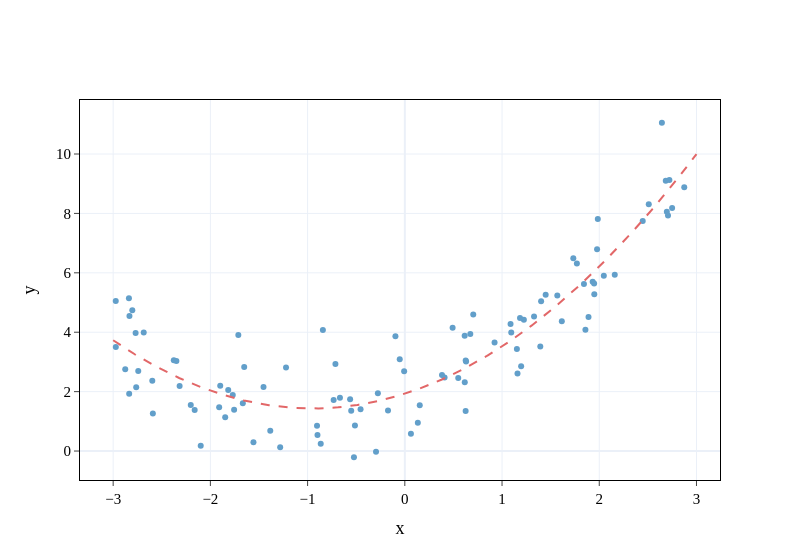

Write notebook code for a chart like this one.
### Code cell
# Plotting stuff
x_space = np.linspace(-3,3,1000)
fig = go.Figure(data=go.Scatter(
    y = y.reshape(-1),
    x=X.reshape(-1),
    mode='markers',
    marker_color=color2,showlegend=False
))
fig.add_trace(go.Scatter(
    y =  (poly_features.fit_transform(x_space.reshape(-1,1))@w_star).reshape(-1),
    x=x_space,
    mode='lines',
    line_dash ='dash',
    marker_color=color3,
    showlegend=False))
fig.update_layout(template=plotly_template, width=800)
fig.update_layout(
    xaxis=dict(mirror=True,
    ticks='outside',
    showline=True),
    yaxis=dict(mirror=True,
    ticks='outside',
    showline=True),
    autosize=True)
fig.update_xaxes(showline=True, linewidth=1., linecolor='black',title='x')
fig.update_yaxes(showline=True, linewidth=1., linecolor='black',title= 'y')
fig.show()

### Figure 1 — Plotly figure (JSON) as saved in the notebook; plotly's stock layout.template omitted (floating-point values rounded to 4 significant figures; data arrays with more than 128 entries replaced by an {"elided": "..."} marker saying what was removed)
{"data": [{"marker": {"color": "rgba(98,159,202,1.0)"}, "mode": "markers", "showlegend": false, "type": "scatter", "x": [0.1338, 1.225, -2.598, 1.087, 1.985, 1.159, 0.6257, -0.4552, -0.006888, -0.732, 1.889, -1.453, 1.733, -0.8649, -2.376, -0.5232, 0.4914, -1.899, -2.803, 2.509, -1.384, -2.838, -1.848, -2.349, 0.6735, 2.874, -0.5514, 1.978, -0.1729, -2.763, -0.8428, -2.876, -1.557, 0.6157, 1.185, 0.5495, 0.9231, -1.712, 1.858, 0.06281, -2.832, 1.196, -2.099, -2.686, -1.77, 1.949, -0.8983, -1.282, 0.6298, 0.1536, -0.7138, -2.162, -2.202, -0.05228, -0.6674, -1.652, -1.756, -2.742, -1.816, 2.047, 1.449, -0.09654, -2.316, 0.626, 1.329, 0.6167, 1.095, 2.721, 1.402, 1.393, -0.2962, 2.159, 2.749, 1.843, -0.9029, 2.644, -2.769, 1.153, 0.3825, -2.973, 2.695, -1.666, 1.568, 2.447, -0.5626, -2.592, -2.835, -1.91, 1.77, 0.7038, 1.932, 1.947, -0.513, 2.707, 0.4087, 1.615, -0.2772, -1.222, 2.684, -2.973], "y": [0.9511, 4.416, 2.367, 4.275, 7.811, 2.606, 1.345, 1.411, 2.682, 1.717, 4.514, 2.155, 6.491, 0.2488, 3.054, -0.2091, 4.148, 2.199, 4.743, 8.311, 0.6838, 5.146, 1.138, 3.028, 3.939, 8.883, 1.353, 6.798, 1.366, 2.147, 4.073, 2.754, 0.2938, 3.88, 4.478, 2.463, 3.656, 3.91, 4.082, 0.5794, 4.543, 2.852, 0.1752, 3.993, 1.884, 5.28, 0.5405, 0.1285, 3.011, 1.544, 2.927, 1.378, 1.552, 3.088, 1.794, 2.825, 1.391, 2.693, 2.055, 5.905, 5.261, 3.863, 2.192, 3.046, 4.531, 2.318, 3.991, 9.124, 5.039, 3.52, -0.02733, 5.935, 8.178, 5.624, 0.8518, 11.05, 3.974, 3.435, 2.559, 5.052, 8.056, 1.608, 5.24, 7.742, 1.747, 1.267, 1.931, 1.476, 6.316, 4.596, 5.703, 5.642, 0.8584, 7.933, 2.474, 4.365, 1.942, 2.816, 9.101, 3.506]}, {"line": {"dash": "dash"}, "marker": {"color": "rgba(226,103,104,1.0)"}, "mode": "lines", "showlegend": false, "type": "scatter", "x": {"elided": "1000 float values"}, "y": {"elided": "1000 float values"}}], "layout": {"autosize": true, "width": 800, "xaxis": {"linecolor": "black", "linewidth": 1, "mirror": true, "showline": true, "ticks": "outside", "title": {"text": "x"}}, "yaxis": {"linecolor": "black", "linewidth": 1, "mirror": true, "showline": true, "ticks": "outside", "title": {"text": "y"}}}}
